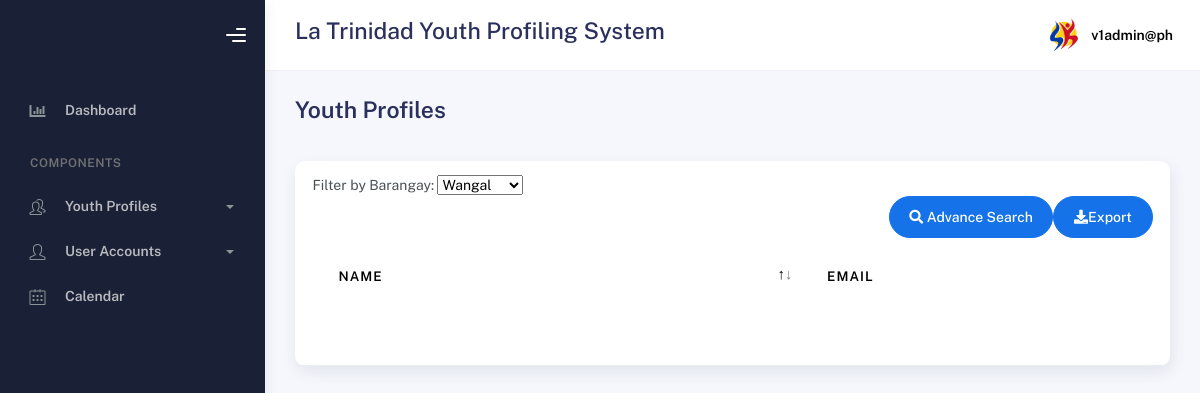
/admin/profiles.php?barangay_filter=18 (signed in), run on an earlier commit of the app's database.
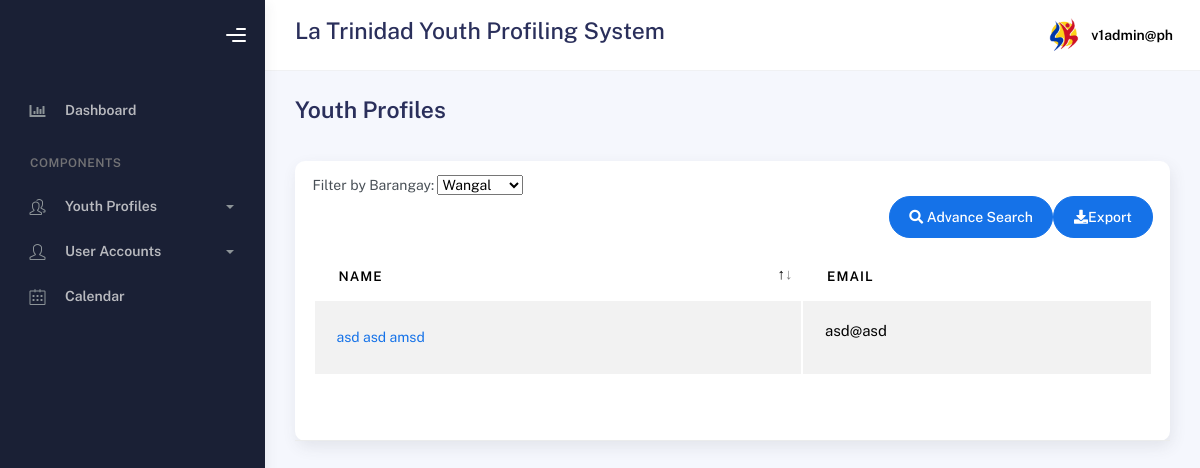
And on a later commit of the database.
### tables this page shows
CREATE TABLE `profiles` (
  `id` int(11) NOT NULL,
  `lname` varchar(100) DEFAULT NULL,
  `fname` varchar(100) DEFAULT NULL,
  `mname` varchar(100) DEFAULT NULL,
  `suffix` varchar(20) DEFAULT NULL,
  `region` varchar(100) DEFAULT NULL,
  `province` varchar(100) DEFAULT NULL,
  `municipality` varchar(100) DEFAULT NULL,
  `barangay` varchar(100) DEFAULT NULL,
  `sitio` varchar(50) DEFAULT NULL,
  `purok` varchar(100) DEFAULT NULL,
  `sex` varchar(10) DEFAULT NULL,
  `age` int(11) DEFAULT NULL,
  `youth_with_needs` text DEFAULT NULL,
  `email` varchar(100) DEFAULT NULL,
  `birth_month` varchar(20) DEFAULT NULL,
  `birth_day` varchar(20) DEFAULT NULL,
  `birth_year` varchar(20) DEFAULT NULL,
  `contactnumber` varchar(20) DEFAULT NULL,
  `civil_status` varchar(20) DEFAULT NULL,
  `youth_classification` varchar(100) DEFAULT NULL,
  `age_group` varchar(50) DEFAULT NULL,
  `work_status` varchar(50) DEFAULT NULL,
  `educational_background` varchar(50) DEFAULT NULL,
  `register_sk_voter` varchar(50) DEFAULT NULL,
  `voted_last_election` varchar(3) NOT NULL,
  `national_voter` varchar(50) DEFAULT NULL,
  `attended_kk` varchar(3) NOT NULL,
  `times_attended_kk` int(11) DEFAULT NULL,
  `no_why` varchar(100) DEFAULT NULL,
  `date_created` varchar(50) NOT NULL,
  `barangay_code` varchar(50) DEFAULT NULL
);

### admin/profiles.php (the view, shortened to what the changed rows need)
<?php
include ("../connection/conne.php");
$selected_barangay = isset($_GET['barangay_filter']) ? $_GET['barangay_filter'] : '';
$recordsPerPage = 10000;
$currentPage = isset($_GET['page']) ? (int)$_GET['page'] : 1;
$offset = ($currentPage - 1) * $recordsPerPage;
$sql = "SELECT * FROM profiles";
$whereClauses = [];
if (!empty($selected_barangay)) {
    $whereClauses[] = "barangay_code = '$selected_barangay'";
}
if (!empty($whereClauses)) {
    $sql .= " WHERE " . implode(" AND ", $whereClauses);
}
$sql .= " ORDER BY id DESC LIMIT $recordsPerPage OFFSET $offset";
$result = mysqli_query($conn, $sql);
?>
<!DOCTYPE html>
<html lang="en">
<head>
    <link rel="stylesheet" href="../bootstrap/assets/css/bootstrap.min.css" />
    <link rel="stylesheet" href="../bootstrap/assets/css/plugins.min.css" />
    <link rel="stylesheet" href="../bootstrap/assets/css/kaiadmin.min.css" />
</head>
<body>
<div class="wrapper">
    <div class="main-panel">
        <div class="container">
            <div class="page-inner">
                <div class="row">
                    <div class="col-md-12">
                        <div class="card">
                            <div class="card-header">
                                <div class="ms-auto">
                                    <div class="table-responsive">
                                        <form id="profilesForm" method="POST" action="delete_multiple.php">
                                            <table id="basic-datatables" class="display table table-striped table-hover dataTable"
                                                role="grid" aria-describedby="basic-datatables_info">
                                                <thead>
                                                    <tr role="row">
                                                        <th class="sorting_asc" tabindex="1" aria-controls="basic-datatables" rowspan="1"
                                                            colspan="1" aria-sort="ascending" aria-label="Name: activate to sort column descending"
                                                            style="width: 541.766px;">Name</th>
                                                        <th tabindex="2" aria-controls="basic-datatables" rowspan="1" colspan="1"
                                                            style="width: 365.516px;">Email</th>
                                                    </tr>
                                                </thead>
                                                <tbody>
                                                    <?php
                                                    if ($result && mysqli_num_rows($result) > 0) {
                                                        while ($row = mysqli_fetch_assoc($result)) {
                                                        $results[] = $row; ?>
                                                            <td>
                                                                <a href="#" class="profileNameLink" data-id="
                                                                <?= $row['id']; ?>" data-fullname="
                                                                <?= $row['fname'] . ' ' . $row['mname'] . ' ' . $row['lname']; ?>"
                                                                data-address="
                                                                <?= $row['house_number'] . ', ' . $row['purok'] . ', ' . $row['sitio'] . ' ' . $row['barangay'] . ', ' . $row['municipality'] . ', ' . $row['province'] . ', ' . $row['region']; ?>"
                                                                data-sex="
                                                                <?= $row['sex']; ?>" data-age="
                                                                <?= $row['age']; ?>" data-email="
                                                                <?= $row['email']; ?>" data-birthday="
                                                                <?= $row['birth_month'] . '/' . $row['birth_day'] . '/' . $row['birth_year']; ?>"
                                                                data-youth_with_needs="
                                                                <?= $row['youth_with_needs']; ?>" data-contact_number="
                                                                <?= $row['contactnumber']; ?>" data-civil_status="
                                                                <?= $row['civil_status']; ?>" data-age_group="
                                                                <?= $row['age_group']; ?>" data-educational_background="
                                                                <?= $row['educational_background']; ?>" data-youth_classification="
                                                                <?= $row['youth_classification']; ?>" data-work_status="
                                                                <?= $row['work_status']; ?>" data-national_voter="
                                                                <?= $row['national_voter']; ?>" data-register_sk_voter="
                                                                <?= $row['register_sk_voter']; ?>" data-voted_last_election="
                                                                <?= $row['voted_last_election']; ?>" data-times_attended="
                                                                <?= $row['times_attended_kk']; ?>" data-national_voter="
                                                                <?= $row['national_voter']; ?>" data-reason="
                                                                <?= $row['no_why']; ?>" data-bs-toggle="modal" data-bs-target="#modal-default">
                                                                <?= $row['fname'] . ' ' . $row['mname'] . ' ' . $row['lname']; ?> </a>
                                                            </td>
                                                            <td>
                                                                <p style="text-transform:lowercase"> <?= $row['email']; ?> </p>
                                                            </td>
                                                            </tr> <?php }
                                                    }
                                                    ?>
                                                </tbody>
                                            </table>
                                        </form>
                                    </div>
                                </div>
                            </div>
                        </div>
                    </div>
                </div>
            </div>
</body>
</html>

What changed in the data, as far as the page shows it:
added profiles: fname "asd", mname "asd", lname "amsd", email "asd@asd"
